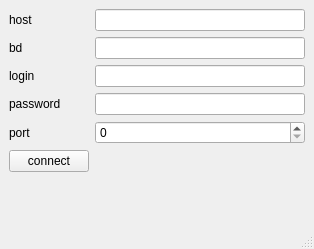
<?xml version="1.0" encoding="UTF-8"?>
<ui version="4.0">
 <class>MainWindow</class>
 <widget class="QMainWindow" name="MainWindow">
  <property name="geometry">
   <rect>
    <x>0</x>
    <y>0</y>
    <width>314</width>
    <height>249</height>
   </rect>
  </property>
  <property name="windowTitle">
   <string>MainWindow</string>
  </property>
  <widget class="QWidget" name="centralwidget">
   <layout class="QFormLayout" name="formLayout">
    <item row="0" column="0">
     <widget class="QLabel" name="label_5">
      <property name="text">
       <string>host</string>
      </property>
     </widget>
    </item>
    <item row="0" column="1">
     <widget class="QLineEdit" name="lineEdit"/>
    </item>
    <item row="1" column="0">
     <widget class="QLabel" name="label">
      <property name="text">
       <string>bd</string>
      </property>
     </widget>
    </item>
    <item row="1" column="1">
     <widget class="QLineEdit" name="lineEdit_2"/>
    </item>
    <item row="2" column="0">
     <widget class="QLabel" name="label_2">
      <property name="text">
       <string>login</string>
      </property>
     </widget>
    </item>
    <item row="2" column="1">
     <widget class="QLineEdit" name="lineEdit_4"/>
    </item>
    <item row="3" column="0">
     <widget class="QLabel" name="label_3">
      <property name="text">
       <string>password</string>
      </property>
     </widget>
    </item>
    <item row="3" column="1">
     <widget class="QLineEdit" name="lineEdit_3"/>
    </item>
    <item row="4" column="0">
     <widget class="QLabel" name="label_4">
      <property name="text">
       <string>port</string>
      </property>
     </widget>
    </item>
    <item row="4" column="1">
     <widget class="QSpinBox" name="spinBox"/>
    </item>
    <item row="8" column="0">
     <widget class="QPushButton" name="pushButton">
      <property name="text">
       <string>connect</string>
      </property>
     </widget>
    </item>
   </layout>
  </widget>
  <widget class="QMenuBar" name="menubar">
   <property name="geometry">
    <rect>
     <x>0</x>
     <y>0</y>
     <width>314</width>
     <height>22</height>
    </rect>
   </property>
  </widget>
  <widget class="QStatusBar" name="statusbar"/>
 </widget>
 <resources/>
 <connections/>
</ui>
